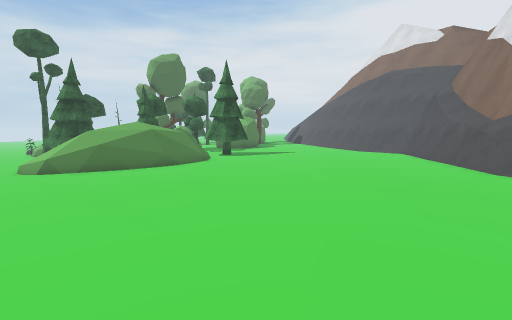
View 1 (above)

18 first-person views from a walk through a Unity game level. The camera is 1.5 m above the floor, tilts 6° down and sees 85° across. The floor is counted in squares, 1 m on a side. Each view is taken from the middle of a square. On the plan, view 1 faces up. The plan holds only what a view shows up to about 14 squares ahead; the rest is blank. The place goes on beyond the plan. Some surface patterns are stand-ins.

View 2
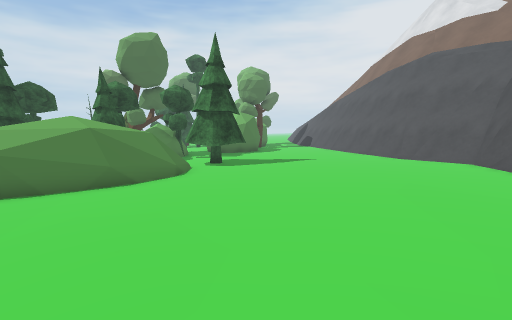

View 3
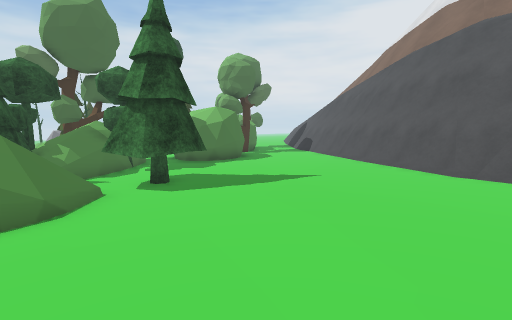

View 4
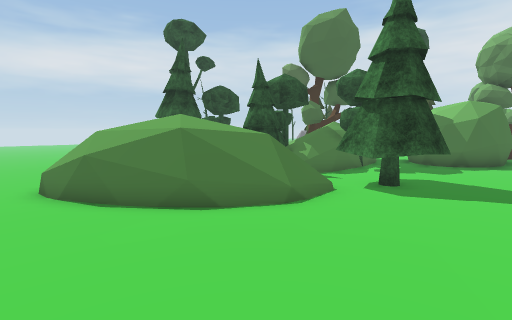

View 5
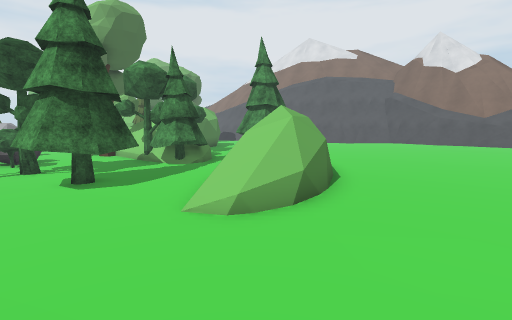

View 6
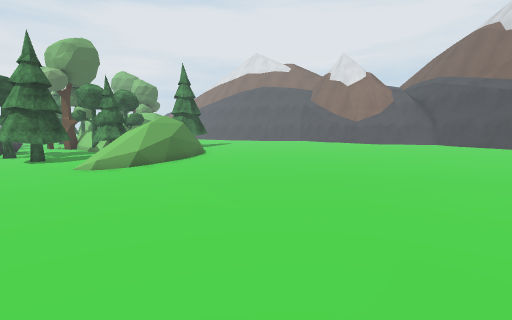

View 7
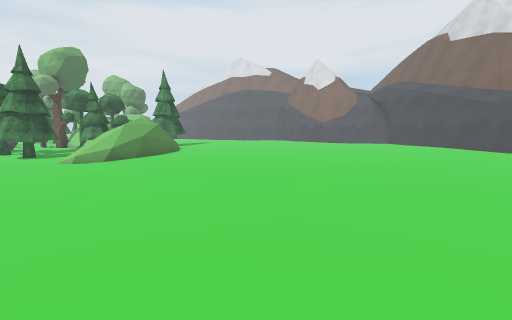

View 8
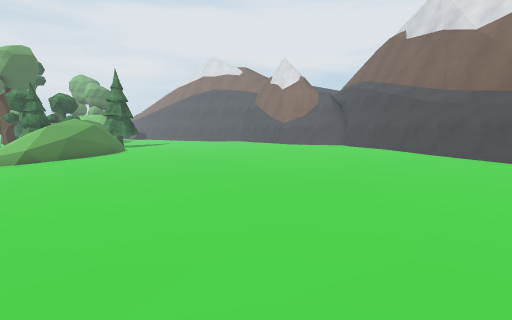

View 9
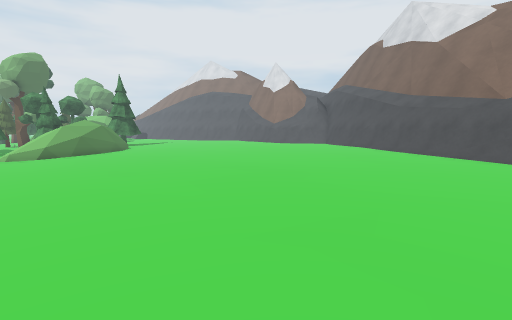

View 10
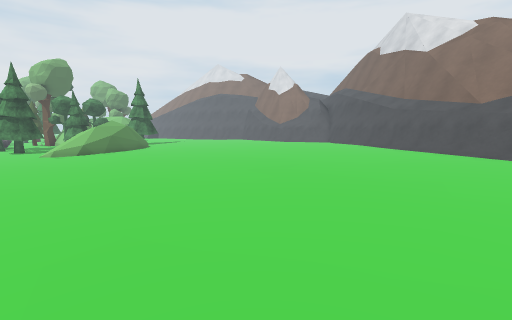

View 11
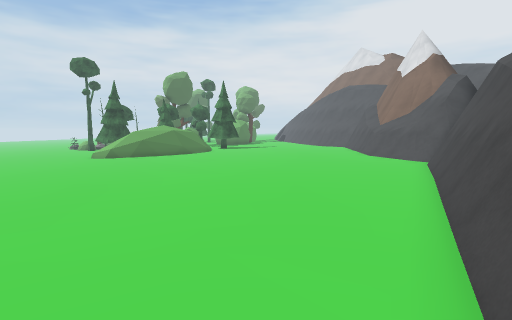

View 12
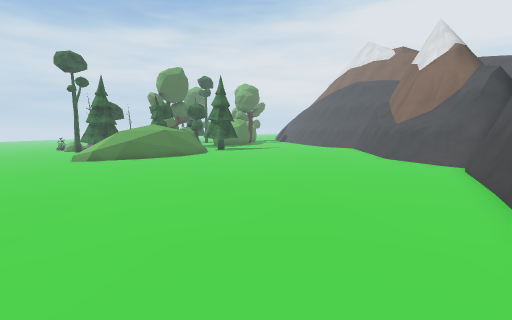

View 13
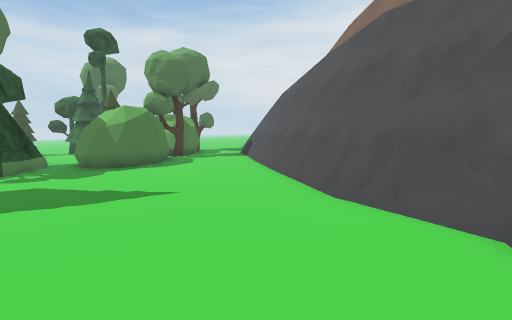

View 14
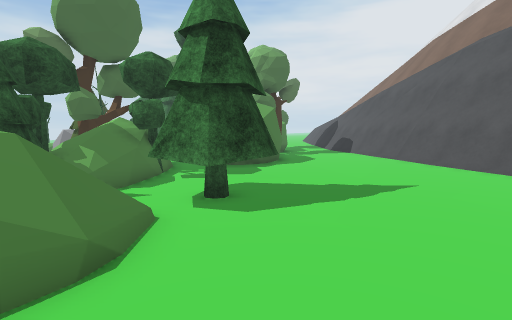

View 15
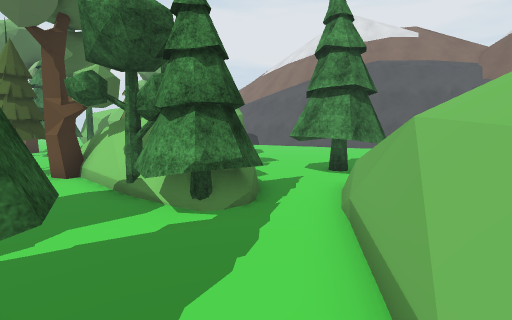

View 16
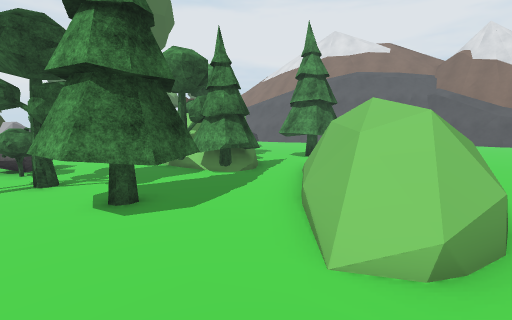

View 17
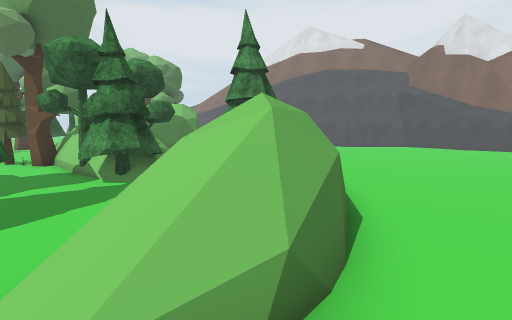

View 18
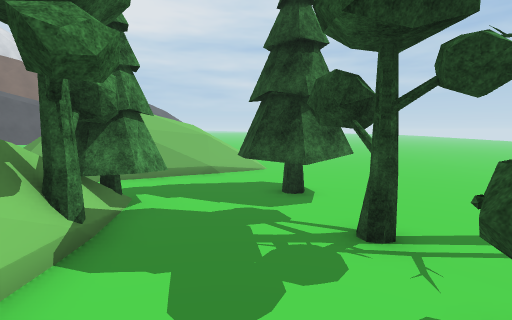

### Floor plan
Key: @ floor where view 1 was taken; # wall or solid block; . main floor; : floor 0.25 m higher than the main floor; - floor 0.25 m lower than the main floor; _ floor 0.5 m lower than the main floor; / step, stairs or slope; = window, fence, low wall or low ledge; ^ raised ledge; v drop or lower ground; T tree; R rock; P plant; O other object.
Columns run from 13 left of view 1 to 9 right of it. Each row starts with its distance up from view 1.
 24 RRR--T###.OOO....:=#
 23  P_--####........::##
 22 ___--=# T........::##
 21 ____-####........::=#
 20 _T___-T##..T.....::=#
 19 _T#__TTT=.TTT.....::##
 18 _TTT_TTT-.TTT......:=##
 17 _TTT_-T--=TTT......:=##
 16 _TTT_--###=........::=#
 15 _____-####=........::=#
 14 ____==####.........::##
 13 ____=####/.........::##
 12 ___.O###--.........::#
 11 ____==----..........:##
 10 _____------.........:#
  9 ____-------.........:^
  8 _____------.........=#
  7 _____------.........:##
  6 _____------.........:=#
  5 ____------.........::=#
  4 ____------........:::##
  3 ____-------.......::=#
  2 ____-------.......::##
  1 ____-------.......:=#
  0 ____------...@....:##
 -1 ____------........##
 -2 ____------........##
 -3 ___-------.......##   v
 -4 ___-------.......##  vv
 -5 ___-------......####vv
 -6  __------......=#=^^v
 -7  _-------......#/=^=
 -8 _ ------....

Where each view was taken, in squares from view 1:
view 1: 0 up, 0 right, facing up
view 2: 5 up, 0 right, facing up
view 3: 10 up, 1 right, facing up
view 4: 10 up, 1 right, facing up-left
view 5: 8 up, 13 left, facing up-right
view 6: 0 up, 13 left, facing up-right
view 7: 3 down, 13 left, facing up-right
view 8: 5 down, 10 left, facing up-right
view 9: 7 down, 11 left, facing up-right
view 10: 8 down, 13 left, facing up-right
view 11: 7 down, 1 right, facing up
view 12: 5 down, 1 right, facing up
view 13: 12 up, 5 right, facing up
view 14: 12 up, 1 left, facing up
view 15: 14 up, 10 left, facing up-right
view 16: 11 up, 13 left, facing up-right
view 17: 10 up, 10 left, facing up-right
view 18: 24 up, 10 left, facing down
